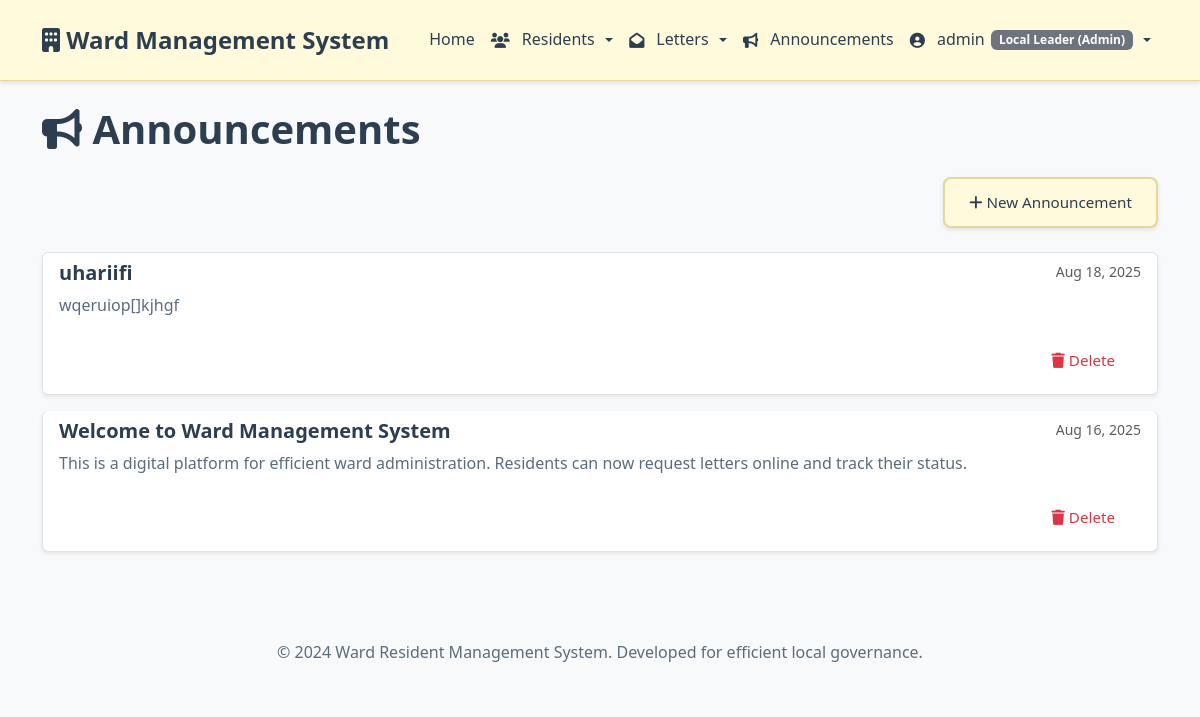
Page /communications/announcements/ (signed in) on the committed database.
### accounts/models.py (models this page shows, shortened)
class User(AbstractUser):
    USER_ROLES = (
        ('admin', 'Local Leader (Admin)'),
        ('resident', 'Resident'),
        ('clerk', 'Data Entry Clerk'),
    )
    role = models.CharField(max_length=20, choices=USER_ROLES, default='resident')
    phone_number = models.CharField(max_length=15, blank=True)
    nida_number = models.CharField(max_length=20, unique=True, null=True, blank=True)
    profile_photo = models.ImageField(upload_to='profile_photos/', null=True, blank=True)
    is_verified = models.BooleanField(default=False)
    created_at = models.DateTimeField(auto_now_add=True)
    updated_at = models.DateTimeField(auto_now=True)

### communications/models.py (models this page shows, shortened)
class Announcement(models.Model):
    PRIORITY_CHOICES = (
        ('low', 'Low'),
        ('medium', 'Medium'),
        ('high', 'High'),
        ('urgent', 'Urgent'),
    )
    title = models.CharField(max_length=200)
    content = models.TextField()
    priority = models.CharField(max_length=10, choices=PRIORITY_CHOICES, default='medium')
    is_active = models.BooleanField(default=True)
    created_by = models.ForeignKey(settings.AUTH_USER_MODEL, on_delete=models.CASCADE)
    created_at = models.DateTimeField(auto_now_add=True)
    updated_at = models.DateTimeField(auto_now=True)
    expires_at = models.DateTimeField(null=True, blank=True)
    class Meta:
        ordering = ['-created_at']

### communications/views.py (the view)
# urls.py: path('announcements/', views.announcements, name='announcements'),
@login_required
def announcements(request):
    announcements = Announcement.objects.filter(is_active=True).order_by('-created_at')
    paginator = Paginator(announcements, 10)
    page_number = request.GET.get('page')
    announcements = paginator.get_page(page_number)
    return render(request, 'communications/announcements.html', {'announcements': announcements})

### templates/communications/announcements.html (shortened to what this page needs)
{% extends 'base.html' %}
{% load static %}
{% block content %}
<div class="row">
    <div class="col-12">
        <h1 class="mb-4">
            <i class="fas fa-bullhorn"></i> Announcements
        </h1>
    </div>
</div>
{% if request.user.role == 'admin' %}
<div class="row mb-4">
    <div class="col-12 text-end">
        <a href="{% url 'communications:create_announcement' %}" class="btn btn-primary">
            <i class="fas fa-plus"></i> New Announcement
        </a>
    </div>
</div>
{% endif %}
<div class="row">
    <div class="col-12">
        {% if announcements %}
            <div class="list-group">
                {% for announcement in announcements %}
                <div class="list-group-item mb-3 rounded shadow-sm">
                    <div class="d-flex w-100 justify-content-between">
                        <h5 class="mb-1">{{ announcement.title }}</h5>
                        <small class="text-muted">{{ announcement.created_at|date:"M d, Y" }}</small>
                    </div>
                    <p class="mb-1">{{ announcement.content|linebreaks }}</p>
                    {% if request.user.role == 'admin' %}
                    <div class="mt-2 d-flex gap-2 justify-content-end">
                        <form method="post" action="{% url 'communications:delete_announcement' announcement.pk %}" onsubmit="return confirm('Delete this announcement? This action cannot be undone.');">
                            <button type="submit" class="btn btn-sm btn-outline-danger">
                                <i class="fas fa-trash"></i> Delete
                            </button>
                        </form>
                    </div>
                    {% endif %}
                </div>
                {% endfor %}
            </div>
        {% else %}
            <div class="alert alert-info">
                <i class="fas fa-info-circle"></i> No announcements available at the moment.
            </div>
        {% endif %}
    </div>
</div>
{% endblock %}

### templates/base.html (shortened to what this page needs)
<!DOCTYPE html>
<html lang="en">
<head>
    <link href="https://cdn.jsdelivr.net/npm/bootstrap@5.3.0/dist/css/bootstrap.min.css" rel="stylesheet">
    <link href="https://cdnjs.cloudflare.com/ajax/libs/font-awesome/6.0.0/css/all.min.css" rel="stylesheet">
    {% load static %}
    <link href="{% static 'css/custom.css' %}" rel="stylesheet">
</head>
<body>
    <nav class="navbar navbar-expand-lg">
        <div class="container">
            <a class="navbar-brand" href="{% url 'home' %}">
                <i class="fas fa-building"></i> Ward Management System
            </a>
            <div class="collapse navbar-collapse" id="navbarNav">
                <ul class="navbar-nav me-auto ms-3">
                    <li class="nav-item">
                        <a class="nav-link{% if request.resolver_match.url_name == 'home' %} active{% endif %}" href="{% url 'home' %}">
                            Home
                        </a>
                    </li>
                    {% if user.is_authenticated %}
                        {% if user.role == 'resident' %}
                            <li class="nav-item">
                                <a class="nav-link" href="{% url 'residents:profile' %}">
                                    <i class="fas fa-user"></i> My Profile
                                </a>
                            </li>
                            <li class="nav-item">
                                <a class="nav-link" href="{% url 'letters:request' %}">
                                    <i class="fas fa-envelope"></i> Request Letter
                                </a>
                            </li>
                            <li class="nav-item">
                                <a class="nav-link" href="{% url 'letters:my_requests' %}">
                                    <i class="fas fa-list"></i> My Requests
                                </a>
                            </li>
                        {% elif user.role == 'admin' %}
                            <li class="nav-item dropdown">
                                <a class="nav-link dropdown-toggle" href="#" role="button" data-bs-toggle="dropdown">
                                    <i class="fas fa-users"></i> Residents
                                </a>
                            </li>
                            <li class="nav-item dropdown">
                                <a class="nav-link dropdown-toggle" href="#" role="button" data-bs-toggle="dropdown">
                                    <i class="fas fa-envelope-open"></i> Letters
                                </a>
                            </li>
                            <li class="nav-item">
                                <a class="nav-link" href="{% url 'communications:announcements' %}">
                                    <i class="fas fa-bullhorn"></i> Announcements
                                </a>
                            </li>
                        {% endif %}
                    {% endif %}
                </ul>
                <ul class="navbar-nav ms-auto gap-2">
                    {% if user.is_authenticated %}
                        <li class="nav-item dropdown">
                            <a class="nav-link dropdown-toggle" href="#" role="button" data-bs-toggle="dropdown">
                                <i class="fas fa-user-circle"></i> {{ user.username }}
                                <span class="badge bg-secondary">{{ user.get_role_display }}</span>
                            </a>
                        </li>
                    {% endif %}
                </ul>
            </div>
        </div>
    </nav>
    <main class="container mt-4">
        {% block content %}
        {% endblock %}
    </main>
    <footer class="bg-light mt-5 py-4">
        <div class="container text-center">
            <p class="mb-0">&copy; 2024 Ward Resident Management System. Developed for efficient local governance.</p>
        </div>
    </footer>
</body>
</html>

### static/css/custom.css (style rules this page uses)
:root { --primary-color: #FFFADC; --primary-dark: #f4eec7; --primary-darker: #e6d89a; --secondary-color: #28a745; --accent-color: #8b7b3a; --warning-color: #ffc107; --danger-color: #dc3545; --light-bg: #f8f9fa; --white: #ffffff; --dark-text: #2c3e50; --medium-text: #5a6c7d; --light-text: #7f8c8d; --border-color: #e9ecef; --border-light: #f1f3f4; --shadow: 0 2px 4px rgba(0, 0, 0, 0.1); --shadow-lg: 0 8px 25px rgba(0, 0, 0, 0.15); --shadow-hover: 0 4px 12px rgba(0, 0, 0, 0.15); --hover-transform: translateY(-2px); --transition-smooth: all 0.3s cubic-bezier(0.4, 0, 0.2, 1); }
body { font-family: 'Segoe UI', Tahoma, Geneva, Verdana, sans-serif; background-color: var(--light-bg); color: var(--dark-text); line-height: 1.6; font-size: 16px; }
h1, h2, h3, h4, h5, h6 { color: var(--dark-text); font-weight: 600; margin-bottom: 1rem; }
p { color: var(--medium-text); margin-bottom: 1rem; }
.navbar { background: var(--primary-color); border-bottom: 1px solid var(--primary-darker); box-shadow: var(--shadow); padding: 1rem 0; }
.navbar-brand { font-weight: 700; font-size: 1.5rem; color: var(--dark-text) !important; transition: var(--transition-smooth); }
.navbar-nav .nav-link { color: var(--dark-text) !important; font-weight: 500; transition: var(--transition-smooth); padding: 0.5rem 0.85rem; border-radius: 0; background: transparent !important; display: inline-flex; align-items: center; gap: .4rem; }
.navbar-nav .nav-link i { margin-right: .35rem; font-size: .95rem; }
.btn { border-radius: 8px; font-weight: 500; padding: 0.75rem 1.5rem; transition: var(--transition-smooth); border: 2px solid transparent; font-size: 0.95rem; cursor: pointer; }
.btn-primary { background: var(--primary-color); color: var(--dark-text); border-color: var(--primary-darker); box-shadow: var(--shadow); }

### rows in the picture
User: username "admin", role "Local Leader (Admin)"
Announcement: title "uhariifi", created_at "Aug 18, 2025", content "wqeruiop[]kjhgf"
Announcement: title "Welcome to Ward Management System", created_at "Aug 16, 2025", content "This is a digital platform for efficient ward administration. Residents can now request letters online and track their status."
